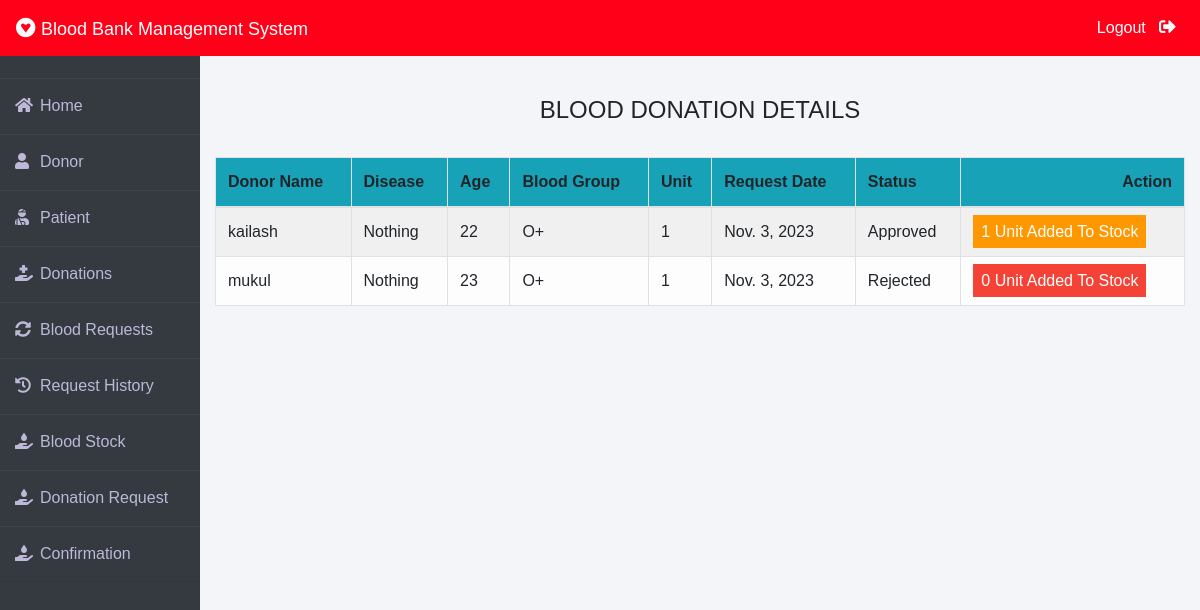
Before: /admin-donation (signed in) with the older database file.
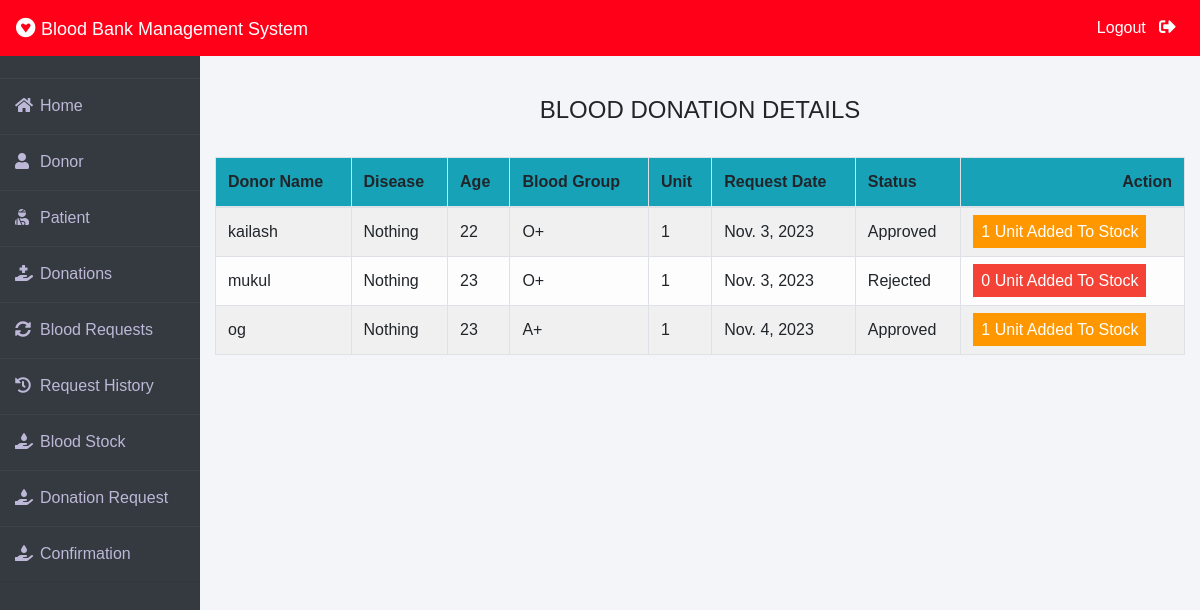
After: the same page with the newer database file.
### donor/models.py (models this page shows, shortened)
class BloodDonate(models.Model):
    donor=models.ForeignKey(Donor,on_delete=models.CASCADE)
    disease=models.CharField(max_length=100,default="Nothing")
    age=models.PositiveIntegerField()
    bloodgroup=models.CharField(max_length=10)
    unit=models.PositiveIntegerField(default=0)
    status=models.CharField(max_length=20,default="Pending")
    date=models.DateField(auto_now=True)

class Donor(models.Model):
    user=models.OneToOneField(User,on_delete=models.CASCADE)
    profile_pic= models.ImageField(upload_to='profile_pic/Donor/',null=True,blank=True)
    bloodgroup=models.CharField(max_length=10)
    address = models.CharField(max_length=40)
    mobile = models.CharField(max_length=20,null=False)
    def __str__(self):
        return self.user.first_name

### blood/views.py (the view)
# urls.py: path('admin-donation', views.admin_donation_view,name='admin-donation'),
@login_required(login_url='adminlogin')
def admin_donation_view(request):
    donations=BloodDonate.objects.all()
    return render(request,'blood/admin_donation.html',{'donations':donations})

### blood/templates/blood/admin_donation.html (shortened to what this page needs)
{% extends 'blood/adminbase.html' %}
{% block content %}
{% load widget_tweaks %}
{%load static%}
<head>
   </head>
<br><br>
<div class="container">
    <H4 class="text-center">BLOOD DONATION DETAILS</H4><br>
    <table class="table table-light table-hover table-bordered table-striped">
        <thead class="bg-info">
            <tr>
                <th scope="col">Donor Name</th>
                <th scope="col">Disease</th>
                <th scope="col">Age</th>
                <th scope="col">Blood Group</th>
                <th scope="col">Unit</th>
                <th scope="col">Request Date</th>
                <th scope="col">Status</th>
                <th class="text-right">Action</th>
            </tr>
        </thead>
        <tbody>
            {% for t in donations %}
            <tr>
                <td> {{t.donor}}</td>
                <td> {{t.disease}}</td>
                <td> {{t.age}}</td>
                <td>{{t.bloodgroup}}</td>
                <td>{{t.unit}}</td>
                <td>{{t.date}}</td>
                <td>{{t.status}}</td>
                {% if t.status == 'Pending' %}
                <td class="text-right">
                    <button class="btn btn-primary badge-pill" style="width: 100px;"><a  style="text-decoration: none;color: white;" href="{% url 'approve-donation' t.id  %}">APPROVE</a> </button>
                    <button class="btn btn-danger badge-pill" style="width: 80px;"><a  style="text-decoration: none;color: white;" href="{% url 'reject-donation' t.id  %}">REJECT</a> </button>
                </td>
                {% elif  t.status == 'Approved' %}
                <td><span class="label warning">{{t.unit}} Unit Added To Stock</span></td>
                {% else %}
                <td><span class="label danger">0 Unit Added To Stock</span></td>
                {% endif %}
            </tr>
            {% endfor %}
        </tbody>
    </table>
</div>
{% endblock content %}

Changed rows visible on the page:
added BloodDonate: donor "og", disease "Nothing", age "23", bloodgroup "A+", unit "1", date "Nov. 4, 2023", status "Approved"
